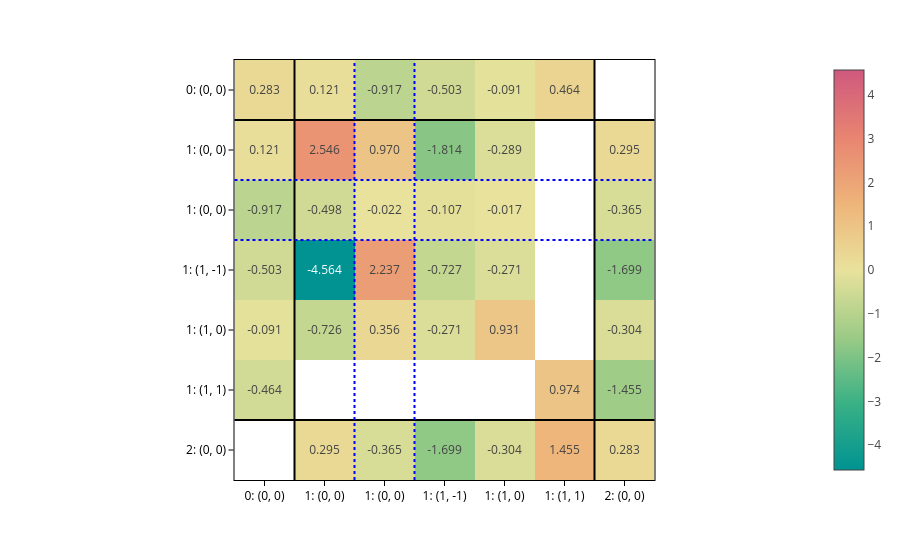

Here is the notebook cell this chart was saved with:
### Markdown cell above
And we also provide `plot_basis_matrix`, a nice tool to quickly visualize the matrix and understand what you got.

### Code cell
from graph2mat.tools.viz import plot_basis_matrix

plot_basis_matrix(
    matrix,
    config,
    point_lines={"color": "black"},
    basis_lines={"color": "blue"},
    colorscale="temps",
    text=".3f",
    basis_labels=True,
)

### Figure 1 — Plotly figure (JSON) as saved in the notebook; plotly's stock layout.template omitted (floating-point values rounded to 4 significant figures)
{"data": [{"coloraxis": "coloraxis", "hovertemplate": "x: %{x}<br>y: %{y}<br>color: %{z}<extra></extra>", "name": "0", "texttemplate": "%{z:.3f}", "type": "heatmap", "xaxis": "x", "yaxis": "y", "z": [[0.2832, 0.1209, -0.9168, -0.5034, -0.09096, 0.4636, null], [0.1209, 2.546, 0.9697, -1.814, -0.2886, null, 0.2954], [-0.9168, -0.4976, -0.02217, -0.1067, -0.01698, null, -0.3647], [-0.5034, -4.564, 2.237, -0.7269, -0.2706, null, -1.699], [-0.09096, -0.7261, 0.3559, -0.2706, 0.9309, null, -0.3044], [-0.4636, null, null, null, null, 0.974, -1.455], [null, 0.2954, -0.3647, -1.699, -0.3044, 1.455, 0.2832]]}], "layout": {"coloraxis": {"cmid": 0, "colorscale": [[0, "rgb(0, 147, 146)"], [0.1667, "rgb(57, 177, 133)"], [0.3333, "rgb(156, 203, 134)"], [0.5, "rgb(233, 226, 156)"], [0.6667, "rgb(238, 180, 121)"], [0.8333, "rgb(232, 132, 113)"], [1, "rgb(207, 89, 126)"]]}, "margin": {"t": 60}, "shapes": [{"line": {"color": "black"}, "type": "line", "x0": 0, "x1": 1, "xref": "x domain", "y0": 0.5, "y1": 0.5, "yref": "y"}, {"line": {"color": "black"}, "type": "line", "x0": 0.5, "x1": 0.5, "xref": "x", "y0": 0, "y1": 1, "yref": "y domain"}, {"line": {"color": "black"}, "type": "line", "x0": 0, "x1": 1, "xref": "x domain", "y0": 5.5, "y1": 5.5, "yref": "y"}, {"line": {"color": "black"}, "type": "line", "x0": 5.5, "x1": 5.5, "xref": "x", "y0": 0, "y1": 1, "yref": "y domain"}, {"line": {"color": "blue", "dash": "dot"}, "type": "line", "x0": 0, "x1": 1, "xref": "x domain", "y0": 1.5, "y1": 1.5, "yref": "y"}, {"line": {"color": "blue", "dash": "dot"}, "type": "line", "x0": 1.5, "x1": 1.5, "xref": "x", "y0": 0, "y1": 1, "yref": "y domain"}, {"line": {"color": "blue", "dash": "dot"}, "type": "line", "x0": 0, "x1": 1, "xref": "x domain", "y0": 2.5, "y1": 2.5, "yref": "y"}, {"line": {"color": "blue", "dash": "dot"}, "type": "line", "x0": 2.5, "x1": 2.5, "xref": "x", "y0": 0, "y1": 1, "yref": "y domain"}], "xaxis": {"anchor": "y", "constrain": "domain", "domain": [0, 1], "scaleanchor": "y", "ticktext": ["0: (0, 0)", "1: (0, 0)", "1: (0, 0)", "1: (1, -1)", "1: (1, 0)", "1: (1, 1)", "2: (0, 0)"], "tickvals": [0, 1, 2, 3, 4, 5, 6]}, "yaxis": {"anchor": "x", "autorange": "reversed", "constrain": "domain", "domain": [0, 1], "ticktext": ["0: (0, 0)", "1: (0, 0)", "1: (0, 0)", "1: (1, -1)", "1: (1, 0)", "1: (1, 1)", "2: (0, 0)"], "tickvals": [0, 1, 2, 3, 4, 5, 6]}}}
